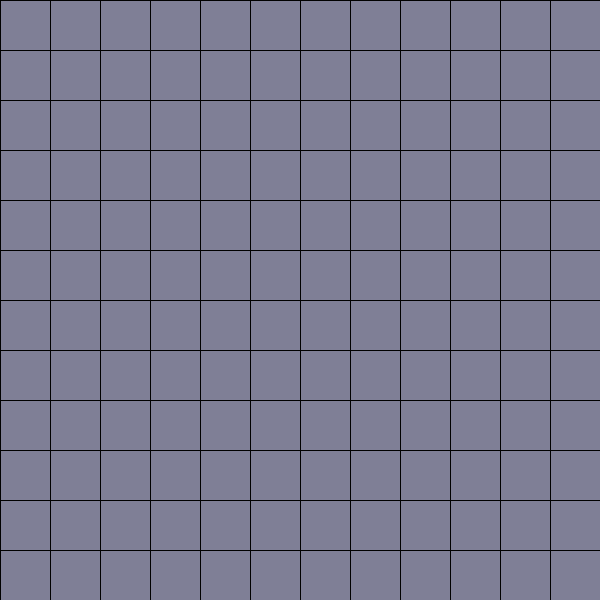
Frame 1 (no input)
Frame 60 (the mouse pressed at the canvas centre just before this capture): identical to frame 1, image omitted
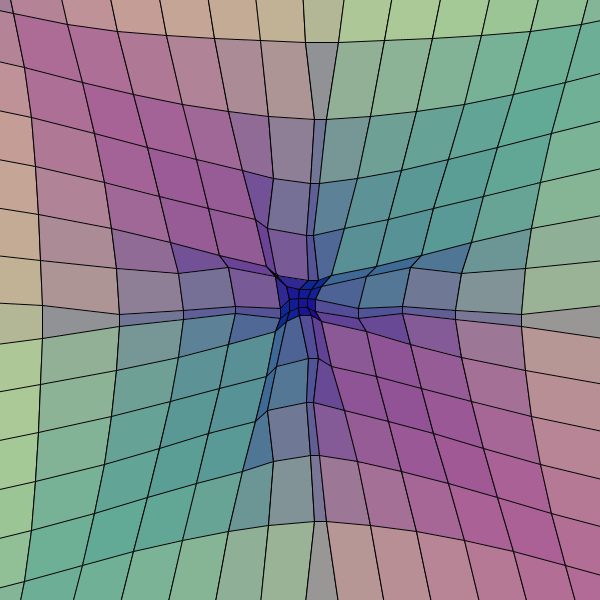
Frame 120 (the mouse held since frame 60 and released just before this capture)

The Processing sketch that drew these frames (run headless with seeded random() and noise(); from frame 60 on, the mouse is pressed at the canvas centre):

// Processing sketch: processing_6264
// ── processing_6264.pde



int num=16;
Module[][] knoten;

class Module {//----------------------------------klassendef. module
  float x, y ;
  int zeile,spalte;
  // es handelt sich um die Knoten des Netzes mit Verbindung zu den vier nachbarn

  Module(int zeilex,int spaltey,float xx, float yy) {//logische stelle im netz und xy-koordinaten

    float x = xx;
    float y = yy;
    int zeile=zeilex;
    int spalte=spaltey;
  }

  void update() {//--------------------------------module.update
    float fx,fy;
    for ( zeile = 1; zeile < num-1; zeile++) {
      for ( spalte = 1; spalte < num-1; spalte++) {
        if(mousePressed==true){
          knoten[zeile][spalte].x=(800*knoten[zeile][spalte].x +mouseX)/801;
          knoten[zeile][spalte].y=(800*knoten[zeile][spalte].y +mouseY)/801;
        }
        //soweit anziehung maus, nun federkraft:

        //entkopplung der x- und y-koordinaten - insofern physikalisch unkorrekt

        fx=-(abstx(zeile,spalte,zeile+1,spalte)+abstx(zeile,spalte,zeile-1,spalte)+abstx(zeile,spalte,zeile,spalte+1)+abstx(zeile,spalte,zeile,spalte-1))*0.01;
        fy=-(absty(zeile,spalte,zeile+1,spalte)+absty(zeile,spalte,zeile-1,spalte)+absty(zeile,spalte,zeile,spalte+1)+absty(zeile,spalte,zeile,spalte-1))*0.01;
        knoten[zeile][spalte].x= knoten[zeile][spalte].x+fx;
        knoten[zeile][spalte].y= knoten[zeile][spalte].y+fy;


      }
    }
  }
  float abstx(int a, int b,int c, int d){//-----distanz der x-werte zweier gitterpunkte (zeile/spalte - zeile/spalte

    float dis;
    dis=(knoten[a][b].x-knoten[c][d].x);
    if(abs(dis)<30){
      dis=dis*5;
    }

    dis=0.0001*pow(dis,3);

    return dis;
  }
  float absty(int a, int b,int c, int d){//-----distanz der  y-werte zweier gitterpunkte (zeile/spalte - zeile/spalte
    float dis;
    dis=(knoten[a][b].y-knoten[c][d].y);

    if(abs(dis)<30){
      dis=dis*5;// das macht den memory-effekt - einmal zusammen haften die punkte
    }
    dis=0.0001*pow(dis,3);
    return dis;

  }
}


void zeichne() {//------------------------------zeichne das netz und die Punkte
  float r=0,g=0,b;
  b=150;

  for ( int zeile = 1; zeile < num-1; zeile++) {
    for ( int spalte = 1; spalte < num-1; spalte++) {
      ellipse(knoten[zeile][spalte].x,knoten[zeile][spalte].y,5,5);
      stroke(0);
      // line(knoten[zeile][spalte].x,knoten[zeile][spalte].y,   knoten[zeile-1][spalte].x,knoten[zeile-1][spalte].y);
      // line(knoten[zeile][spalte].x,knoten[zeile][spalte].y,   knoten[zeile][spalte-1].x,knoten[zeile][spalte-1].y);
      //masche als vertex zeichnen und füllen......................................................................
      stroke(0);
      r=1.8*dist(knoten[zeile][spalte].x,knoten[zeile][spalte].y,knoten[zeile-1][spalte-1].x,knoten[zeile-1][spalte-1].y);//farbe hängt ab von der verzerrung des feldes
      g=1.8*dist(knoten[zeile-1][spalte].x,knoten[zeile-1][spalte].y,knoten[zeile][spalte-1].x,knoten[zeile][spalte-1].y);
      fill(r,g,b);
      beginShape();
      vertex (knoten[zeile][spalte].x,knoten[zeile][spalte].y);
      vertex (knoten[zeile-1][spalte].x,knoten[zeile-1][spalte].y);
      vertex (knoten[zeile-1][spalte-1].x,knoten[zeile-1][spalte-1].y);
      vertex (knoten[zeile][spalte-1].x,knoten[zeile][spalte-1].y);
      endShape();
    }
  }
}

void setup() //---------------------------------------------------setup
{
  size(600, 600);
  background(255);
  stroke(0);
  smooth();
  boolean fest;
  noFill();
  knoten = new Module[num][num];

  for (int i = 0; i < num; i++) {
    for (int j = 0; j < num; j++) {
      knoten[i][j] = new Module(i,j,1,1);
      // knoten[i][j].zeile = i; 
      //  knoten[i][j].spalte = j; 
      knoten[i][j].y = 50*i-50; 
      knoten[i][j].x = 50*j-50; 
    }
  }
}

void draw() //---------------------------------------------draw
{
  background (255);
  // knoten[2][2].zeichne();
  zeichne();
  for (int i = 1; i < num-1; i++) {
    for (int j = 1; j < num-1; j++) {
      knoten[i][j].update();

    }
  }

}
void keyReleased(){
  for (int i = 0; i < num; i++) {
    for (int j = 0; j < num; j++) {
      knoten[i][j] = new Module(i,j,1,1);
      // knoten[i][j].zeile = i; 
      //  knoten[i][j].spalte = j; 
      knoten[i][j].y = 50*i-50; 
      knoten[i][j].x = 50*j-50; 
    }
  }

}
